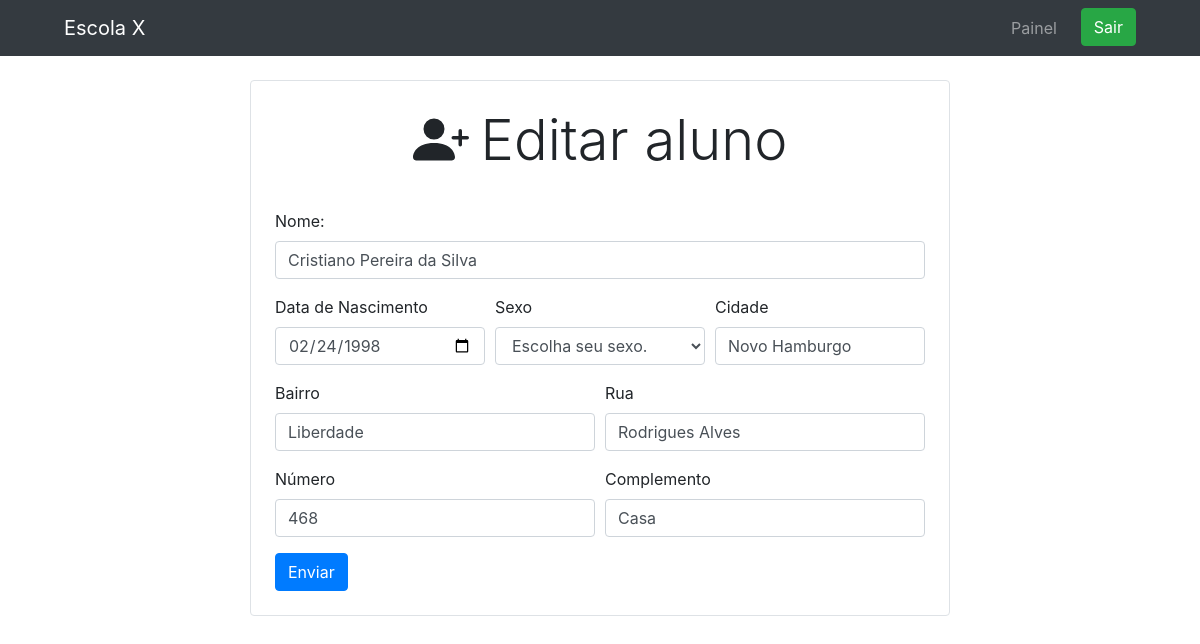
Screenshot of /edit-aluno.php?id=2 (signed in) with the database file from the repository.
### tables this page shows
CREATE TABLE `alunos` (
  `matrícula` int(11) NOT NULL,
  `nome` varchar(45) NOT NULL,
  `sexo` varchar(45) NOT NULL,
  `data_nascimento` varchar(45) NOT NULL,
  `cidade` varchar(45) NOT NULL,
  `bairro` varchar(45) NOT NULL,
  `rua` varchar(45) NOT NULL,
  `numero` varchar(45) NOT NULL,
  `complemento` varchar(45) NOT NULL,
  `turma` int(11) DEFAULT NULL
);

### edit-aluno.php (the view, shortened to what this page needs)
<?php
include('conexao.php');
?>
<!DOCTYPE html>
<html lang="pt-br">
<head>
    <link rel="stylesheet" href="https://stackpath.bootstrapcdn.com/bootstrap/4.5.0/css/bootstrap.min.css">
    <link rel="stylesheet" href="views/style/design.css">
</head>
  <body>
      <nav class="navbar navbar-expand-sm navbar-dark bg-dark">
          <a href="painel.php" class="navbar-brand ml-5">Escola X</a>
          <div class="collapse navbar-collapse">
            <ul class="navbar-nav ml-auto mr-5">
              <li class="nav-item">
                <a href="painel.php" class=" mr-3 nav-link">Painel</a>
              </li>
              <li class="nav-item ">
                 <a class="btn btn-success " href="logout.php">Sair</a>
              </li>
            </ul>
          </div>
      </nav>
      <?php
      $id = isset($_GET['id']) ? (int) $_GET['id'] : 0;
      $sql = "SELECT * FROM alunos WHERE matrícula={$id}";
      $result = $conexao->query($sql);
      $row = $result->fetch_assoc();
      ?>
    <form class="container border rounded my-4 p-4" method="POST" action="">
        <h1 class="mb-4 display-4 col-md-12">Editar aluno</h1>
        <div class="form-row">
          <div class="form-group col-md-12">
            <label>Nome:</label>
            <input required name="nome" type="text" value="<?php echo $row['nome']; ?>" class="form-control ">
          </div>
        </div>
        <div class="form-row">
          <div class="form-group col-md-4">
            <label>Data de Nascimento</label>
            <input name="data_nascimento" required type="date" value="<?php echo $row['data_nascimento']; ?>" class="form-control">
          </div>
          <div class="form-group col-md-4">
            <label>Sexo</label>
            <Select name="sexo" required value="<?php echo $row['sexo']; ?>" class="form-control ">
              <option value="">Escolha seu sexo.</option>
            </Select>
          </div>
          <div class="form-group col-md-4">
            <label>Cidade</label>
            <input name="cidade" value="<?php echo $row['cidade']; ?>" type="text" class="form-control">
          </div>
        </div>
        <div class="form-row">
          <div class="form-group col-md-6">
            <label>Bairro</label>
            <input name="bairro" value="<?php echo $row['bairro']; ?>" type="text" class="form-control">
          </div>
          <div class="form-group col-md-6">
            <label>Rua</label>
            <input name="rua" value="<?php echo $row['rua']; ?>"  type="text" class="form-control">
          </div>
        </div>
        <div class="form-row">
          <div class="form-group col-md-6">
            <label>Número</label>
            <input name="numero" value="<?php echo $row['numero']; ?>" type="number" class="form-control">
          </div>
          <div class="form-group col-md-6">
            <label>Complemento</label>
            <input name="complemento" value="<?php echo $row['complemento']; ?>" type="text" class="form-control">
          </div>
        </div>
       <button type="submit" name="editar" class="btn btn-primary" value="editar">Enviar</button>
    </form>
  </body>
</html>

### views/style/design.css (style rules this page uses)
.bi-person-plus-fill { height: 80px; padding-bottom: 11px; margin-right: 12px; }
.container { width: 700px; }
h1 { text-align: center; }

### rows the page displays
alunos: nome "Cristiano Pereira da Silva", data_nascimento "02/24/1998", cidade "Novo Hamburgo", bairro "Liberdade", rua "Rodrigues Alves", numero "468", complemento "Casa"
